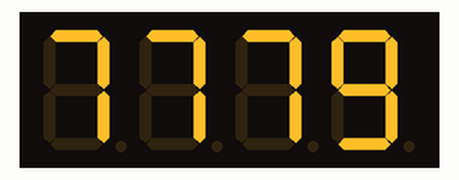
The sketch below on a simulated Arduino Uno, built with avr-gcc and run on an emulated ATmega328P. On the bench: 4-digit seven-segment display. Wiring (inferred from the names in the program): 4-digit 7-segment display, segments lit when HIGH: segments pin 9, pin 13, pin 5, pin 2, pin 3, pin 10, pin 6; digit selects pin 8, pin 11, pin 12, pin 7. EEPROM starts erased; the segment pins are drawn as the display they are named for.

Above: at 0.77 s.
At 3.77 s:
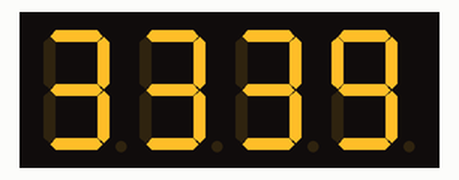
At 7.27 s:
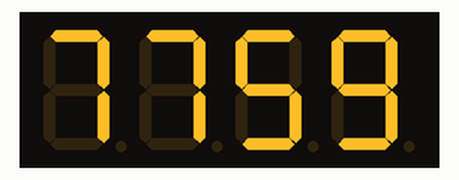
At 14.21 s:
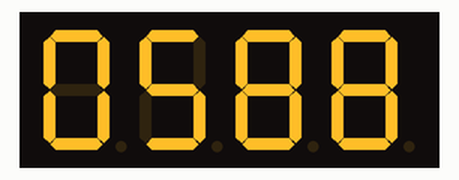
At 22.33 s:
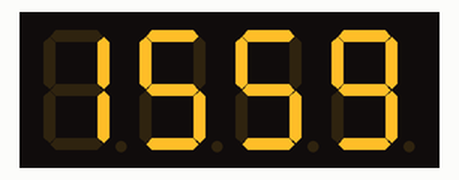
At 30.43 s:
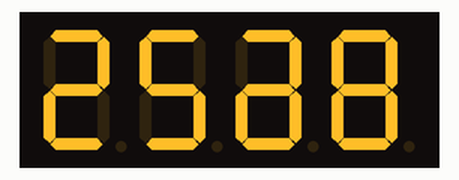

The sketch:

4digit7segment.ino
```cpp
#include <EEPROM.h>

int pinE = 3;
int pinD = 2;
int decimal = 4;
int pinC = 5;
int pinG = 6;
int D4 = 7;
int D1 = 8;
int pinA = 9;
int pinF = 10;
int D2 = 11;
int D3 = 12;
int pinB = 13;

int iCount = 0;
int ones = (iCount / 10) % 1;
int tens = (iCount / 100) % 10;
int hundreads = (iCount / 1000) % 100;
int thousands = (iCount / 10000) % 1000;


// the setup routine runs once when you press reset:
void setup() {
  // initialize the digital pins as outputs.

  Serial.begin(9600);
  pinMode(pinA, OUTPUT);
  pinMode(pinB, OUTPUT);
  pinMode(pinC, OUTPUT);
  pinMode(pinD, OUTPUT);
  pinMode(pinE, OUTPUT);
  pinMode(pinF, OUTPUT);
  pinMode(pinG, OUTPUT);
  pinMode(D1, OUTPUT);
  pinMode(D2, OUTPUT);
  pinMode(D3, OUTPUT);
  pinMode(D4, OUTPUT);
}

// the loop routine runs over and over again forever:
void loop() {
  fnIncrement();
  fnDisp();

}

void ZERO() {
  digitalWrite(pinA, HIGH);
  digitalWrite(pinB, HIGH);
  digitalWrite(pinC, HIGH);
  digitalWrite(pinD, HIGH);
  digitalWrite(pinE, HIGH);
  digitalWrite(pinF, HIGH);
  digitalWrite(pinG, LOW);
}

void ONE() {
  digitalWrite(pinA, LOW);
  digitalWrite(pinB, HIGH);
  digitalWrite(pinC, HIGH);
  digitalWrite(pinD, LOW);
  digitalWrite(pinE, LOW);
  digitalWrite(pinF, LOW);
  digitalWrite(pinG, LOW);
}

void TWO() {
  digitalWrite(pinA, HIGH);
  digitalWrite(pinB, HIGH);
  digitalWrite(pinC, LOW);
  digitalWrite(pinD, HIGH);
  digitalWrite(pinE, HIGH);
  digitalWrite(pinF, LOW);
  digitalWrite(pinG, HIGH);
}

void THREE() {
  digitalWrite(pinA, HIGH);
  digitalWrite(pinB, HIGH);
  digitalWrite(pinC, HIGH);
  digitalWrite(pinD, HIGH);
  digitalWrite(pinE, LOW);
  digitalWrite(pinF, LOW);
  digitalWrite(pinG, HIGH);
}

void FOUR() {
  digitalWrite(pinA, LOW);
  digitalWrite(pinB, HIGH);
  digitalWrite(pinC, HIGH);
  digitalWrite(pinD, LOW);
  digitalWrite(pinE, LOW);
  digitalWrite(pinF, HIGH);
  digitalWrite(pinG, HIGH);
}

void FIVE() {
  digitalWrite(pinA, HIGH);
  digitalWrite(pinB, LOW);
  digitalWrite(pinC, HIGH);
  digitalWrite(pinD, HIGH);
  digitalWrite(pinE, LOW);
  digitalWrite(pinF, HIGH);
  digitalWrite(pinG, HIGH);
}

void SIX() {
  digitalWrite(pinA, HIGH);
  digitalWrite(pinB, LOW);
  digitalWrite(pinC, HIGH);
  digitalWrite(pinD, HIGH);
  digitalWrite(pinE, HIGH);
  digitalWrite(pinF, HIGH);
  digitalWrite(pinG, HIGH);
}

void SEVEN() {
  digitalWrite(pinA, HIGH);
  digitalWrite(pinB, HIGH);
  digitalWrite(pinC, HIGH);
  digitalWrite(pinD, LOW);
  digitalWrite(pinE, LOW);
  digitalWrite(pinF, LOW);
  digitalWrite(pinG, LOW);
}

void EIGHT() {
  digitalWrite(pinA, HIGH);
  digitalWrite(pinB, HIGH);
  digitalWrite(pinC, HIGH);
  digitalWrite(pinD, HIGH);
  digitalWrite(pinE, HIGH);
  digitalWrite(pinF, HIGH);
  digitalWrite(pinG, HIGH);
}

void NINE() {
  digitalWrite(pinA, HIGH);
  digitalWrite(pinB, HIGH);
  digitalWrite(pinC, HIGH);
  digitalWrite(pinD, HIGH);
  digitalWrite(pinE, LOW);
  digitalWrite(pinF, HIGH);
  digitalWrite(pinG, HIGH);
}

void fnD1() {
  digitalWrite(D1, LOW);
  digitalWrite(D2, HIGH);
  digitalWrite(D3, HIGH);
  digitalWrite(D4, HIGH);
}

void fnD2() {
  digitalWrite(D1, HIGH);
  digitalWrite(D2, LOW);
  digitalWrite(D3, HIGH);
  digitalWrite(D4, HIGH);
}

void fnD3() {
  digitalWrite(D1, HIGH);
  digitalWrite(D2, HIGH);
  digitalWrite(D3, LOW);
  digitalWrite(D4, HIGH);
}

void fnD4() {
  digitalWrite(D1, HIGH);
  digitalWrite(D2, HIGH);
  digitalWrite(D3, HIGH);
  digitalWrite(D4, LOW);
}

void fnIncrement() {
  EEPROM.update(0, EEPROM.read(0) + 1);
  if (EEPROM.read(0) == 10) {
    EEPROM.update(0, 0);
    EEPROM.update(1, EEPROM.read(1) + 1);
    if (EEPROM.read(1) == 10) {
      EEPROM.update(1, 0);
      EEPROM.update(2, EEPROM.read(2) + 1);
      if (EEPROM.read(2) == 10) {
        EEPROM.update(2, 0);
        EEPROM.update(3, EEPROM.read(3) + 1);
        if (EEPROM.read(3) == 10) {
          EEPROM.update(3, 0);
        }
      }
    }
  }
}

void fnNumber(int num) {
  switch(num) {
    case 0:
      ZERO();
      break;
    case 1:
      ONE();
      break;
    case 2:
      TWO();
      break;
    case 3:
      THREE();
      break;
    case 4:
      FOUR();
      break;
    case 5:
      FIVE();
      break;
    case 6:
      SIX();
      break;
    case 7:
      SEVEN();
      break;
    case 8:
      EIGHT();
      break;
    case 9:
      NINE();
      break;
  }
}

void fnDisp() {
  fnD4();
  fnNumber(EEPROM.read(0));
  delay(1);
  fnD3();
  fnNumber(EEPROM.read(1));
  delay(1);
  fnD2();
  fnNumber(EEPROM.read(2));
  delay(1);
  fnD1();
  fnNumber(EEPROM.read(3));
  delay(1);
}
```
